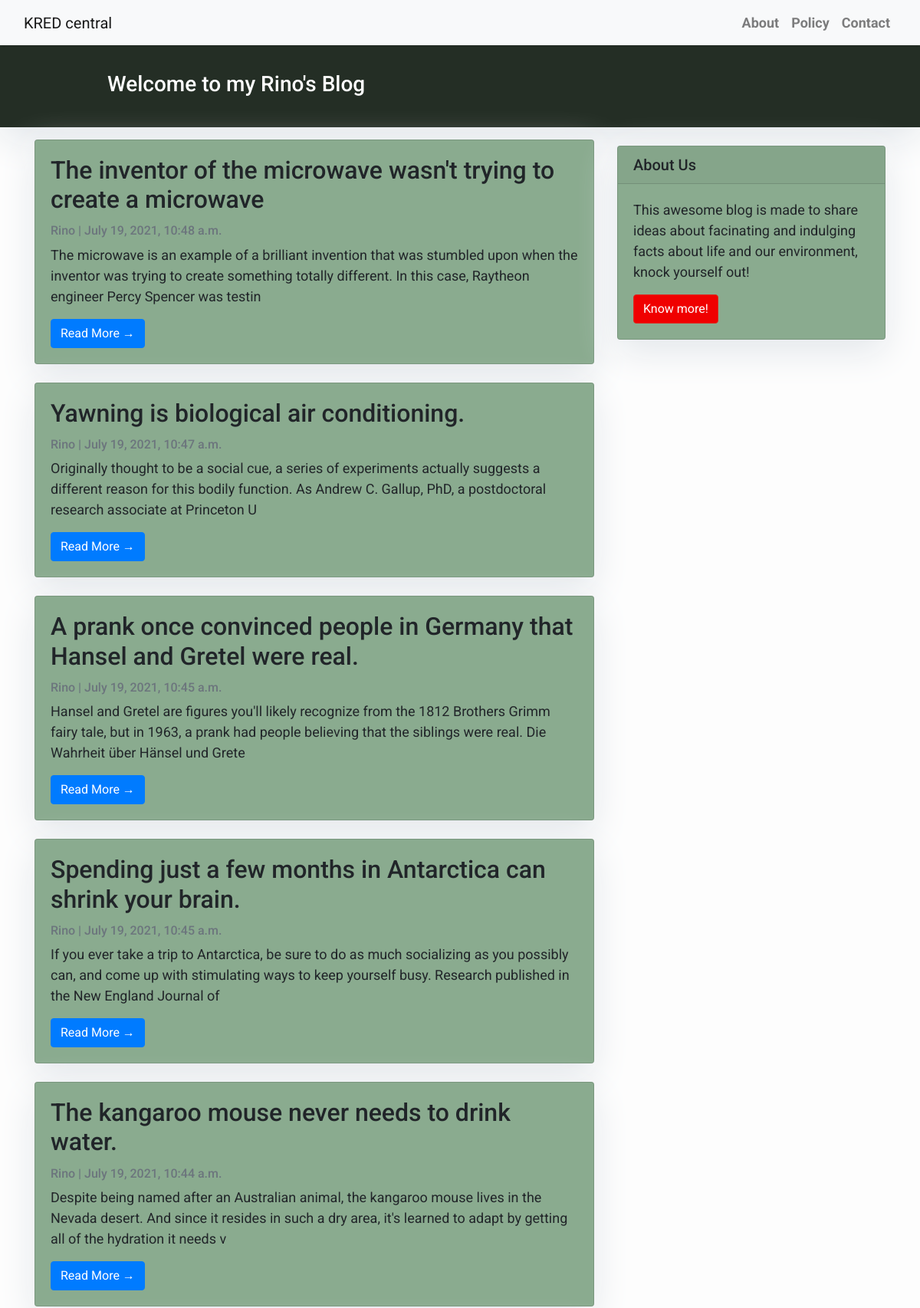
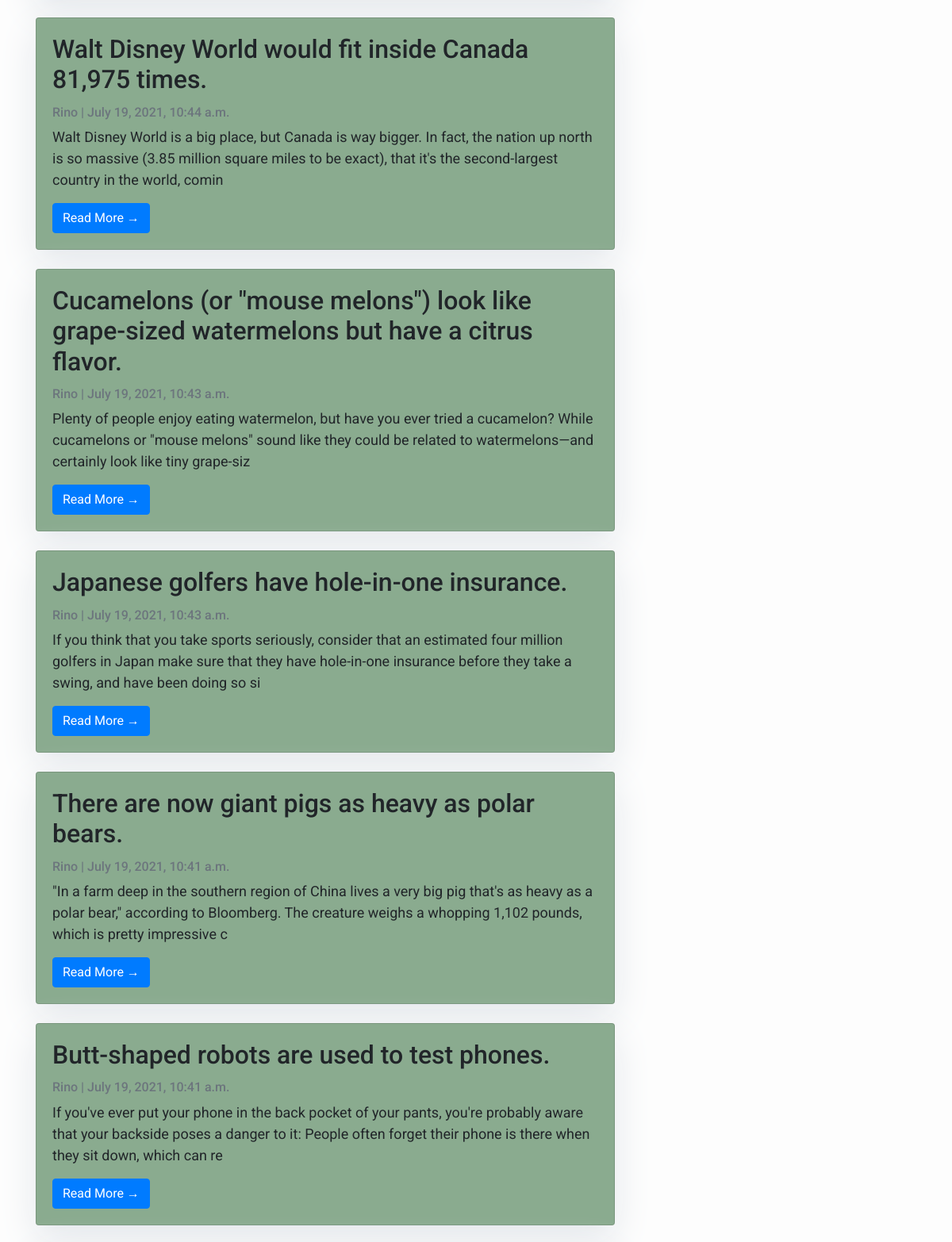
The page / (upper part) on the database its author committed (2 pictures, top to bottom).
### blog/models.py (models this page shows, shortened)
class Post(models.Model):
    title = models.CharField(max_length=200, unique=True)
    slug = models.SlugField(max_length=200, unique=True)
    author = models.ForeignKey(User, on_delete= models.CASCADE,related_name='blog_posts')
    updated_on = models.DateTimeField(auto_now= True)
    content = models.TextField()
    created_on = models.DateTimeField(auto_now_add=True)
    status = models.IntegerField(choices=STATUS, default=0)
    class Meta:
        ordering = ['-created_on']

### blog/views.py (the view)
# urls.py: path('', views.PostList.as_view(), name='home'),
class PostList(generic.ListView):
    queryset = Post.objects.filter(status=1).order_by('-created_on')
    template_name = 'index.html'

### templates/index.html (shortened to what this page needs)
{% extends "base.html" %}
{% block content %}
<header class="masthead">
    <div class="container">
        <div class="row">
            <div class=" col-md-8 col-md-10 mx-auto">
                <div class="site-heading">
                    <h3 class=" site-heading my-4 mt-3 text-white"> Welcome to my Rino's Blog </h3>
                </div>
            </div>
        </div>
    </div>
</header>
<div class="container">
    <div class="row">
        <div class="col-md-8 mt-3 left">
            {% for post in post_list %}
            <div class="card mb-4">
                <div class="card-body">
                    <h2 class="card-title">{{ post.title }}</h2>
                    <p class="card-text text-muted h6">{{ post.author }} | {{ post.created_on}} </p>
                    <p class="card-text">{{post.content|slice:":200" }}</p>
                    <a href="{% url 'post_detail' post.slug  %}" class="btn btn-primary">Read More &rarr;</a>
                </div>
            </div>
            {% endfor %}
        </div>
        {% block sidebar %} {% include 'sidebar.html' %} {% endblock sidebar %}
    </div>
</div>
{%endblock%}

### templates/base.html (shortened to what this page needs)
<!DOCTYPE html>
<html>
    <head>
        <link rel="stylesheet" href="https://maxcdn.bootstrapcdn.com/bootstrap/4.0.0/css/bootstrap.min.css"
 />
    </head>
    <body>
        <nav class="navbar navbar-expand-lg navbar-light bg-light shadow" id="mainNav">
            <div class="container-fluid">
                <a class="navbar-brand" href="{% url 'home' %}">KRED central</a>
                <div class="collapse navbar-collapse" id="navbarResponsive">
                    <ul class="navbar-nav ml-auto">
                        <li class="nav-item text-black">
                            <a class="nav-link text-black font-weight-bold" href="#">About</a>
                        </li>
                        <li class="nav-item text-black">
                            <a class="nav-link text-black font-weight-bold" href="#">Policy</a>
                        </li>
                        <li class="nav-item text-black">
                            <a class="nav-link text-black font-weight-bold" href="#">Contact</a>
                        </li>
                    </ul>
                </div>
            </div>
        </nav>
        {% block content %}{% endblock content %}
    </body>
</html>

### templates/sidebar.html (shortened to what this page needs)
{% block sidebar %}
<div class="col-md-4 float-right ">
<div class="card my-4">
        <h5 class="card-header">About Us</h5>
    <div class="card-body">
        <p class="card-text"> This awesome blog is made to share ideas about facinating and indulging facts about life and our environment, knock yourself out!</p>
        <a href="" class="btn btn-danger">Know more!</a>
    </div>
</div>
</div>
{% endblock sidebar %}

### templates/base.html (style rules this page uses)
body { font-family: "Roboto", sans-serif; font-size: 17px; background-color: #fdfdfd; }
.shadow { box-shadow: 0 4px 2px -2px rgba(0, 0, 0, 0.1); }
.btn-danger { color: #fff; background-color: #f00000; border-color: #dc281e; }
.masthead { background: #242E25; height: auto; padding-bottom: 15px; box-shadow: 0 16px 48px #E3E7EB; padding-top: 10px; }

### templates/index.html (style rules this page uses)
body { font-family: "Roboto", sans-serif; font-size: 18px; background-color: #fdfdfd; }
.card { background-color: #8AAB8F; box-shadow: 0 16px 48px #E3E7EB; }

### templates/sidebar.html (style rules this page uses)
.card { box-shadow: 0 16px 48px #E3E7EB; }

### rows shown on the page
Post: title "The inventor of the microwave wasn't trying to create a microwave", author "Rino", created_on "July 19, 2021, 10:48 a.m.", content "The microwave is an example of a brilliant invention that was stumbled upon when the inventor was trying to create something totally different. In this case, Raytheon engineer Percy Spencer was testin"
Post: title "Yawning is biological air conditioning.", author "Rino", created_on "July 19, 2021, 10:47 a.m.", content "Originally thought to be a social cue, a series of experiments actually suggests a different reason for this bodily function. As Andrew C. Gallup, PhD, a postdoctoral research associate at Princeton U"
Post: title "A prank once convinced people in Germany that Hansel and Gretel were real.", author "Rino", created_on "July 19, 2021, 10:45 a.m.", content "Hansel and Gretel are figures you'll likely recognize from the 1812 Brothers Grimm fairy tale, but in 1963, a prank had people believing that the siblings were real. Die Wahrheit über Hänsel und Grete"
Post: title "Spending just a few months in Antarctica can shrink your brain.", author "Rino", created_on "July 19, 2021, 10:45 a.m.", content "If you ever take a trip to Antarctica, be sure to do as much socializing as you possibly can, and come up with stimulating ways to keep yourself busy. Research published in the New England Journal of"
Post: title "The kangaroo mouse never needs to drink water.", author "Rino", created_on "July 19, 2021, 10:44 a.m.", content "Despite being named after an Australian animal, the kangaroo mouse lives in the Nevada desert. And since it resides in such a dry area, it's learned to adapt by getting all of the hydration it needs v"
Post: title "Walt Disney World would fit inside Canada 81,975 times.", author "Rino", created_on "July 19, 2021, 10:44 a.m.", content "Walt Disney World is a big place, but Canada is way bigger. In fact, the nation up north is so massive (3.85 million square miles to be exact), that it's the second-largest country in the world, comin"
Post: title "Cucamelons (or \"mouse melons\") look like grape-sized watermelons but have a citrus flavor.", author "Rino", created_on "July 19, 2021, 10:43 a.m.", content "Plenty of people enjoy eating watermelon, but have you ever tried a cucamelon? While cucamelons or \"mouse melons\" sound like they could be related to watermelons—and certainly look like tiny grape-siz"
Post: title "Japanese golfers have hole-in-one insurance.", author "Rino", created_on "July 19, 2021, 10:43 a.m.", content "If you think that you take sports seriously, consider that an estimated four million golfers in Japan make sure that they have hole-in-one insurance before they take a swing, and have been doing so si"
Post: title "There are now giant pigs as heavy as polar bears.", author "Rino", created_on "July 19, 2021, 10:41 a.m.", content "\"In a farm deep in the southern region of China lives a very big pig that's as heavy as a polar bear,\" according to Bloomberg. The creature weighs a whopping 1,102 pounds, which is pretty impressive c"
Post: title "Butt-shaped robots are used to test phones.", author "Rino", created_on "July 19, 2021, 10:41 a.m.", content "If you've ever put your phone in the back pocket of your pants, you're probably aware that your backside poses a danger to it: People often forget their phone is there when they sit down, which can re"
